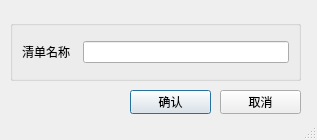
<?xml version="1.0" encoding="UTF-8"?>
<ui version="4.0">
 <class>NewListDlg</class>
 <widget class="QDialog" name="NewListDlg">
  <property name="geometry">
   <rect>
    <x>0</x>
    <y>0</y>
    <width>317</width>
    <height>140</height>
   </rect>
  </property>
  <property name="windowTitle">
   <string>添加清单</string>
  </property>
  <property name="windowIcon">
   <iconset resource="../image.qrc">
    <normaloff>:/images/icon.png</normaloff>:/images/icon.png</iconset>
  </property>
  <property name="sizeGripEnabled">
   <bool>true</bool>
  </property>
  <widget class="QGroupBox" name="groupBox">
   <property name="geometry">
    <rect>
     <x>10</x>
     <y>20</y>
     <width>291</width>
     <height>61</height>
    </rect>
   </property>
   <property name="title">
    <string/>
   </property>
   <layout class="QHBoxLayout" name="horizontalLayout_2">
    <item>
     <layout class="QHBoxLayout" name="horizontalLayout">
      <item>
       <widget class="QLabel" name="label">
        <property name="text">
         <string>清单名称  </string>
        </property>
       </widget>
      </item>
      <item>
       <widget class="QLineEdit" name="nameLE"/>
      </item>
     </layout>
    </item>
   </layout>
  </widget>
  <widget class="QPushButton" name="okBtn">
   <property name="geometry">
    <rect>
     <x>130</x>
     <y>90</y>
     <width>81</width>
     <height>24</height>
    </rect>
   </property>
   <property name="minimumSize">
    <size>
     <width>81</width>
     <height>24</height>
    </size>
   </property>
   <property name="maximumSize">
    <size>
     <width>81</width>
     <height>24</height>
    </size>
   </property>
   <property name="focusPolicy">
    <enum>Qt::StrongFocus</enum>
   </property>
   <property name="text">
    <string>确认</string>
   </property>
   <property name="icon">
    <iconset>
     <normaloff>:/images/db.png</normaloff>:/images/db.png</iconset>
   </property>
  </widget>
  <widget class="QPushButton" name="closeBtn">
   <property name="geometry">
    <rect>
     <x>220</x>
     <y>90</y>
     <width>81</width>
     <height>24</height>
    </rect>
   </property>
   <property name="minimumSize">
    <size>
     <width>81</width>
     <height>24</height>
    </size>
   </property>
   <property name="maximumSize">
    <size>
     <width>81</width>
     <height>24</height>
    </size>
   </property>
   <property name="focusPolicy">
    <enum>Qt::NoFocus</enum>
   </property>
   <property name="text">
    <string>取消</string>
   </property>
   <property name="icon">
    <iconset resource="../image.qrc">
     <normaloff>:/images/exit.png</normaloff>:/images/exit.png</iconset>
   </property>
  </widget>
 </widget>
 <tabstops>
  <tabstop>nameLE</tabstop>
  <tabstop>closeBtn</tabstop>
 </tabstops>
 <resources>
  <include location="../image.qrc"/>
 </resources>
 <connections/>
</ui>
